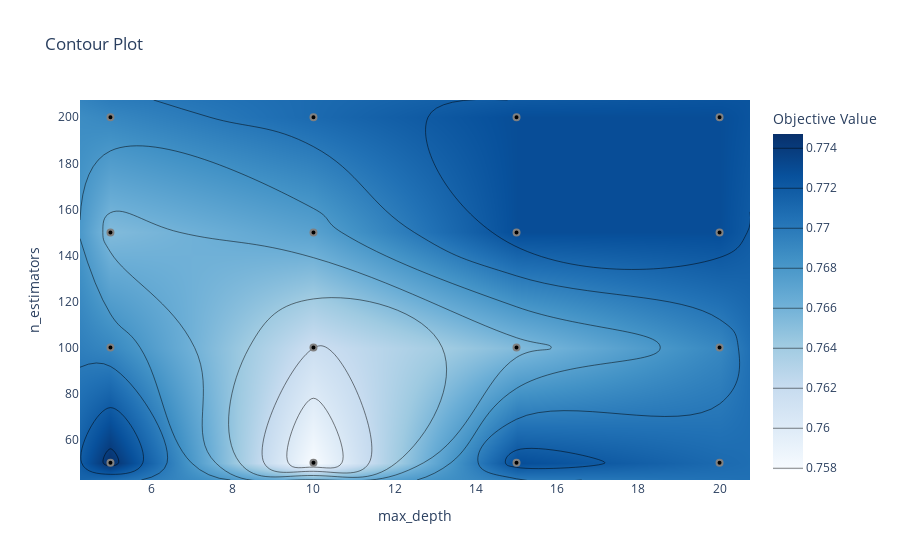

Write notebook code for a chart like this one.
### Code cell
# 4. Contour Plot
plot_contour(study).show()

### Figure 1 — Plotly figure (JSON) as saved in the notebook; plotly's stock layout.template omitted (floating-point values rounded to 4 significant figures)
{"data": [{"colorbar": {"title": {"text": "Objective Value"}}, "colorscale": [[0, "rgb(247,251,255)"], [0.125, "rgb(222,235,247)"], [0.25, "rgb(198,219,239)"], [0.375, "rgb(158,202,225)"], [0.5, "rgb(107,174,214)"], [0.625, "rgb(66,146,198)"], [0.75, "rgb(33,113,181)"], [0.875, "rgb(8,81,156)"], [1, "rgb(8,48,107)"]], "connectgaps": true, "contours": {"coloring": "heatmap"}, "hoverinfo": "none", "line": {"smoothing": 1.3}, "reversescale": false, "type": "contour", "x": [4.25, 5, 10, 15, 20, 20.75], "y": [42.5, 50, 100, 150, 200, 207.5], "z": [[null, null, null, null, null, null], [null, 0.7747, 0.7579, 0.7728, 0.7709, null], [null, 0.7691, 0.7616, 0.7654, 0.7691, null], [null, 0.7654, 0.7672, 0.7728, 0.7728, null], [null, 0.7691, 0.7709, 0.7728, 0.7728, null], [null, null, null, null, null, null]]}, {"marker": {"color": "black", "line": {"color": "Gray", "width": 2}}, "mode": "markers", "name": "Feasible Trial", "showlegend": false, "type": "scatter", "x": [5, 10, 15, 15, 20, 10, 5, 20, 15, 10, 20, 15, 5, 5, 10, 20], "y": [100, 150, 50, 100, 100, 50, 150, 150, 150, 200, 200, 200, 200, 50, 100, 50]}, {"marker": {"color": "#cccccc", "line": {"color": "Gray", "width": 2}}, "mode": "markers", "name": "Infeasible Trial", "showlegend": false, "type": "scatter", "x": [], "y": []}], "layout": {"title": {"text": "Contour Plot"}, "xaxis": {"range": [4.25, 20.75], "title": {"text": "max_depth"}}, "yaxis": {"range": [42.5, 207.5], "title": {"text": "n_estimators"}}}}
